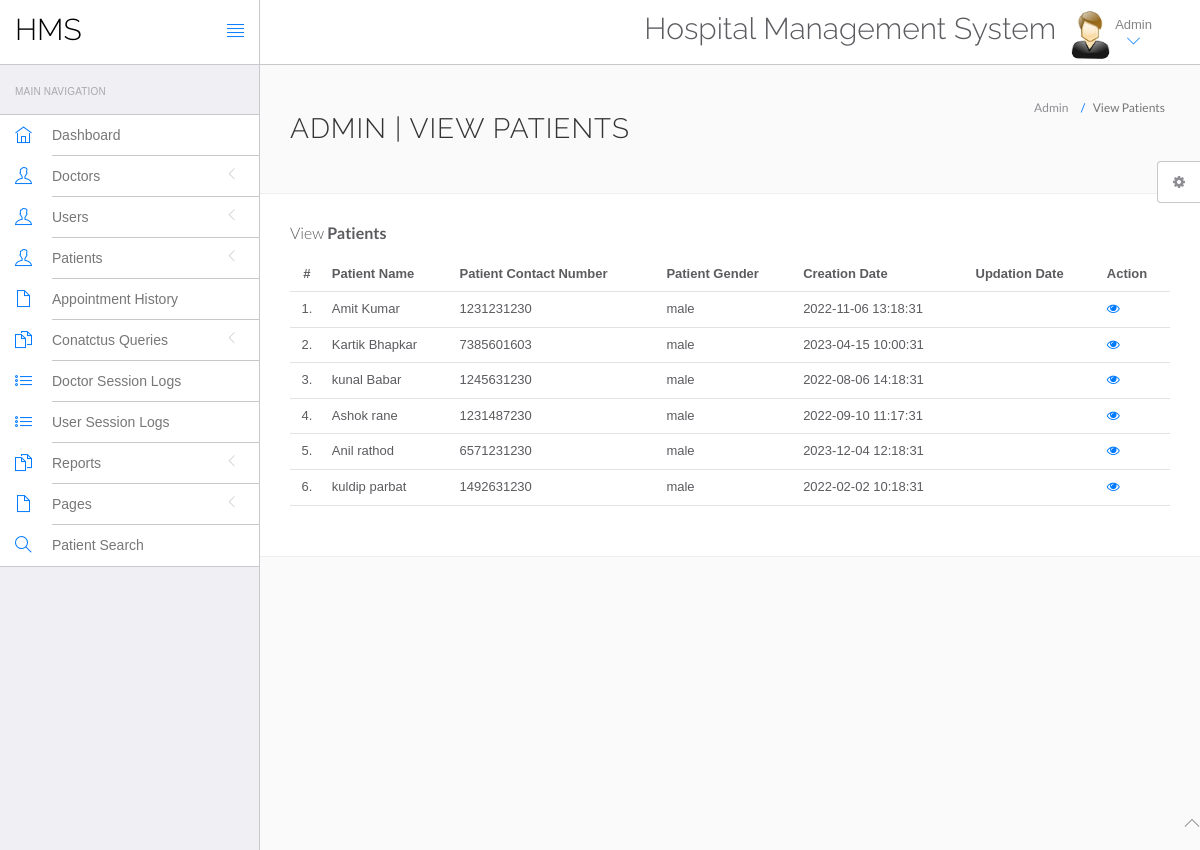
Page /hms/admin/manage-patient.php (signed in) on the committed database.
### tables this page shows
CREATE TABLE `tblpatient` (
  `ID` int(10) NOT NULL,
  `Docid` int(10) DEFAULT NULL,
  `PatientName` varchar(200) DEFAULT NULL,
  `PatientContno` bigint(10) DEFAULT NULL,
  `PatientEmail` varchar(200) DEFAULT NULL,
  `PatientGender` varchar(50) DEFAULT NULL,
  `PatientAdd` mediumtext DEFAULT NULL,
  `PatientAge` int(10) DEFAULT NULL,
  `PatientMedhis` mediumtext DEFAULT NULL,
  `CreationDate` timestamp NULL DEFAULT current_timestamp(),
  `UpdationDate` timestamp NULL DEFAULT NULL ON UPDATE current_timestamp()
);

### hms/admin/manage-patient.php (the view, shortened to what this page needs)
<?php
include('include/config.php');
if(strlen($_SESSION['id']==0)) {
 header('location:logout.php');
  } else{
?>
<!DOCTYPE html>
<html lang="en">
	<head>
		<link rel="stylesheet" href="vendor/bootstrap/css/bootstrap.min.css">
		<link rel="stylesheet" href="vendor/fontawesome/css/font-awesome.min.css">
		<link rel="stylesheet" href="vendor/themify-icons/themify-icons.min.css">
		<link href="vendor/animate.css/animate.min.css" rel="stylesheet" media="screen">
		<link href="vendor/perfect-scrollbar/perfect-scrollbar.min.css" rel="stylesheet" media="screen">
		<link href="vendor/switchery/switchery.min.css" rel="stylesheet" media="screen">
		<link href="vendor/bootstrap-touchspin/jquery.bootstrap-touchspin.min.css" rel="stylesheet" media="screen">
		<link href="vendor/select2/select2.min.css" rel="stylesheet" media="screen">
		<link href="vendor/bootstrap-datepicker/bootstrap-datepicker3.standalone.min.css" rel="stylesheet" media="screen">
		<link href="vendor/bootstrap-timepicker/bootstrap-timepicker.min.css" rel="stylesheet" media="screen">
		<link rel="stylesheet" href="assets/css/styles.css">
		<link rel="stylesheet" href="assets/css/plugins.css">
		<link rel="stylesheet" href="assets/css/themes/theme-1.css" id="skin_color" />
	</head>
	<body>
		<div id="app">
<?php include('include/sidebar.php');?>
<div class="app-content">
<?php include('include/header.php');?>
<div class="main-content" >
<div class="wrap-content container" id="container">
<section id="page-title">
<div class="row">
<div class="col-sm-8">
<h1 class="mainTitle">Admin | View Patients</h1>
</div>
<ol class="breadcrumb">
<li>
<span>Admin</span>
</li>
<li class="active">
<span>View Patients</span>
</li>
</ol>
</div>
</section>
<div class="container-fluid container-fullw bg-white">
<div class="row">
<div class="col-md-12">
<h5 class="over-title margin-bottom-15">View <span class="text-bold">Patients</span></h5>
<table class="table table-hover" id="sample-table-1">
<thead>
<tr>
<th class="center">#</th>
<th>Patient Name</th>
<th>Patient Contact Number</th>
<th>Patient Gender </th>
<th>Creation Date </th>
<th>Updation Date </th>
<th>Action</th>
</tr>
</thead>
<tbody>
<?php
$sql=mysqli_query($con,"select * from tblpatient");
$cnt=1;
while($row=mysqli_fetch_array($sql))
{
?>
<tr>
<td class="center"><?php echo $cnt;?>.</td>
<td class="hidden-xs"><?php echo $row['PatientName'];?></td>
<td><?php echo $row['PatientContno'];?></td>
<td><?php echo $row['PatientGender'];?></td>
<td><?php echo $row['CreationDate'];?></td>
<td><?php echo $row['UpdationDate'];?>
</td>
<td>
<a href="view-patient.php?viewid=<?php echo $row['ID'];?>"><i class="fa fa-eye"></i></a>
</td>
</tr>
<?php
$cnt=$cnt+1;
 }?></tbody>
</table>
</div>
</div>
</div>
</div>
</div>
</div>
</div>
	<?php include('include/footer.php');?>
	<?php include('include/setting.php');?>
	</body>
</html>
<?php } ?>

### hms/admin/assets/css/themes/theme-1.css (style rules this page uses)
body { background: #FAFAFA; }

### rows in the picture
tblpatient: PatientName "Amit Kumar", PatientContno "1231231230", PatientGender "male", CreationDate "2022-11-06 13:18:31"
tblpatient: PatientName "Kartik Bhapkar", PatientContno "7385601603", PatientGender "male", CreationDate "2023-04-15 10:00:31"
tblpatient: PatientName "kunal Babar", PatientContno "1245631230", PatientGender "male", CreationDate "2022-08-06 14:18:31"
tblpatient: PatientName "Ashok rane", PatientContno "1231487230", PatientGender "male", CreationDate "2022-09-10 11:17:31"
tblpatient: PatientName "Anil rathod", PatientContno "6571231230", PatientGender "male", CreationDate "2023-12-04 12:18:31"
tblpatient: PatientName "kuldip parbat", PatientContno "1492631230", PatientGender "male", CreationDate "2022-02-02 10:18:31"
